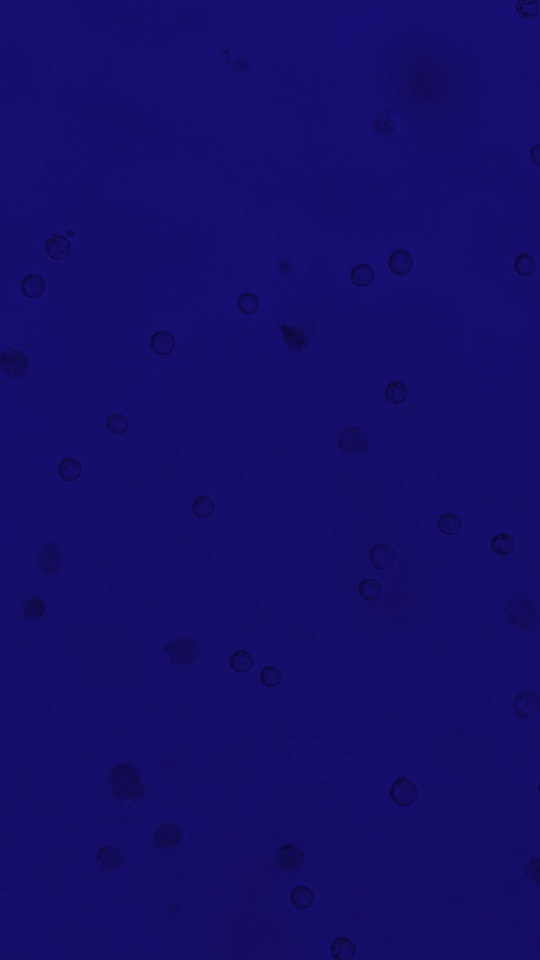
#> input picture python-version/cellphoto-blue version.jpg, 1080 x 1920 px (shown at 1/2 size)
$ python -i simple_toupcam_live_mp4.py   (imports and definitions only)   (older library calls are emulated)
#> lines starting #> are read from the running program, lines starting #| are printed output that depends on the picture; after the words box and inside, x2 and y2 are one past the last pixel; in counts of white or black regions, pixels touching at a corner belong together
#> further down, picture is the input picture: shape (1920, 1080, 3); mean B, G, R 105.4, 13.6, 20.3
"""
MP4 Video File Live Stream
This script provides a basic live stream from an MP4 video file on loop using OpenCV,
while maintaining the same cell detection functionality as the ToupCam implementation.
"""

import sys
import os
import time
import threading
import numpy as np
import cv2
import tkinter as tk
from tkinter import ttk, filedialog, messagebox
from PIL import Image, ImageTk
from skimage import filters, morphology, measure, segmentation
import matplotlib.pyplot as plt
from matplotlib.backends.backend_tkagg import FigureCanvasTkAgg
import json
import scipy.ndimage as ndi

# Import for multi-monitor support
try:
    import win32api
    HAS_WIN32API = True
except ImportError:
    HAS_WIN32API = False
    print("win32api not available. Multi-monitor support will be limited.")
    # You may need to install pywin32: pip install pywin32

class MP4VideoLive:
    # [1887 lines left out: functions __init__, create_ui, start_camera, capture_frames, update_frame, start_render_thread and 52 more, not called in this run]

class CellDetector:
    """Cell detection class for processing images and detecting cells"""
    def __init__(self):
        # Parameters for cell detection (exactly matched with parameter_visualization_ui.py)
        self.clahe_clip_limit = 2.5
        self.clahe_tile_size = 10
        self.min_object_size = 15
        self.eccentricity_threshold = 0.98
        self.area_threshold_small = 200
        self.area_threshold_large = 400
        self.area_min = 50  # Updated to match parameter_visualization_ui.py
        self.area_max = 300  # Updated to match parameter_visualization_ui.py
        self.min_perimeter = 100  # Updated to match parameter_visualization_ui.py
        self.max_perimeter = 300  # Updated to match parameter_visualization_ui.py
        self.min_circularity = 0.8
        self.max_circularity = 12.0
        self.aspect_ratio_threshold = 1.5

        # Edge detection parameters
        self.canny_low = 30
        self.canny_high = 150
        self.edge_threshold = 30

        # Morphology parameters
        self.final_min_size = 100

        # Watershed segmentation parameters (synced from parameter_visualization_ui.py)
        self.use_watershed = True
        self.watershed_distance_threshold = 10
        self.watershed_footprint_size = 3
        self.watershed_compactness = 0.5
        self.watershed_min_area = 500

        # For backward compatibility
        self.min_area = self.area_min
        self.max_area = self.area_max

        self.detected_cells = []
        self.processing = False

    def detect_cells(self, image, aoi_coords=None):
        """Process image and detect cells, optionally within an AOI"""
        # Make a copy of the image to avoid modifying the original
        org = image.copy()

        # If AOI is provided, crop the image to the AOI
        if aoi_coords and all(coord != 0 for coord in aoi_coords):
            x1, y1, x2, y2 = aoi_coords
            # Ensure x1 < x2 and y1 < y2
            if x1 > x2: x1, x2 = x2, x1
            if y1 > y2: y1, y2 = y2, y1

            # Crop the image to the AOI
            org = org[y1:y2, x1:x2]

            # If the cropped image is too small, return empty results
            if org.shape[0] < 10 or org.shape[1] < 10:
                return [], org

        # Convert BGR to RGB for display
        org_rgb = cv2.cvtColor(org, cv2.COLOR_BGR2RGB)

        # Convert to grayscale
        gray_image = cv2.cvtColor(org, cv2.COLOR_BGR2GRAY)
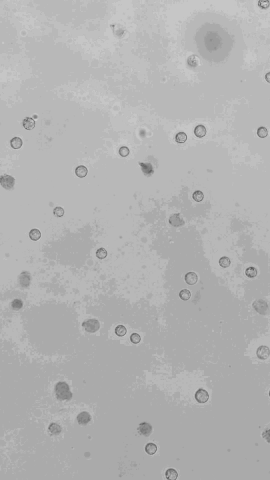
#> gray_image: shape (1920, 1080) (shown at 1/4 size); min 1, max 37, mean 26.2; drawn with min black and max white

        # Enhance contrast using CLAHE
        clahe = cv2.createCLAHE(clipLimit=self.clahe_clip_limit,
                              tileGridSize=(self.clahe_tile_size, self.clahe_tile_size))
        enhanced_image = clahe.apply(gray_image)
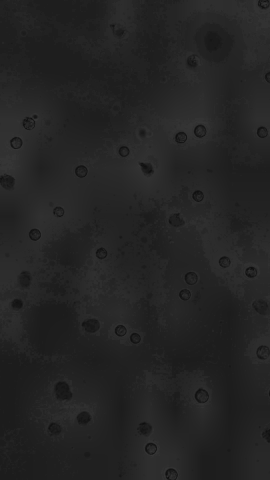
#> enhanced_image: shape (1920, 1080) (shown at 1/4 size); min 2, max 58, mean 36

        # Convert to float and denoise
        double_image = enhanced_image.astype(np.float32) / 255.0
        denoised_image = cv2.GaussianBlur(double_image, (3, 3), 2)

        # Binary image
        try:
            binary_image1 = cv2.adaptiveThreshold(org[:,:,2], 255,
                                              cv2.ADAPTIVE_THRESH_MEAN_C,
                                              cv2.THRESH_BINARY, 11, 2)
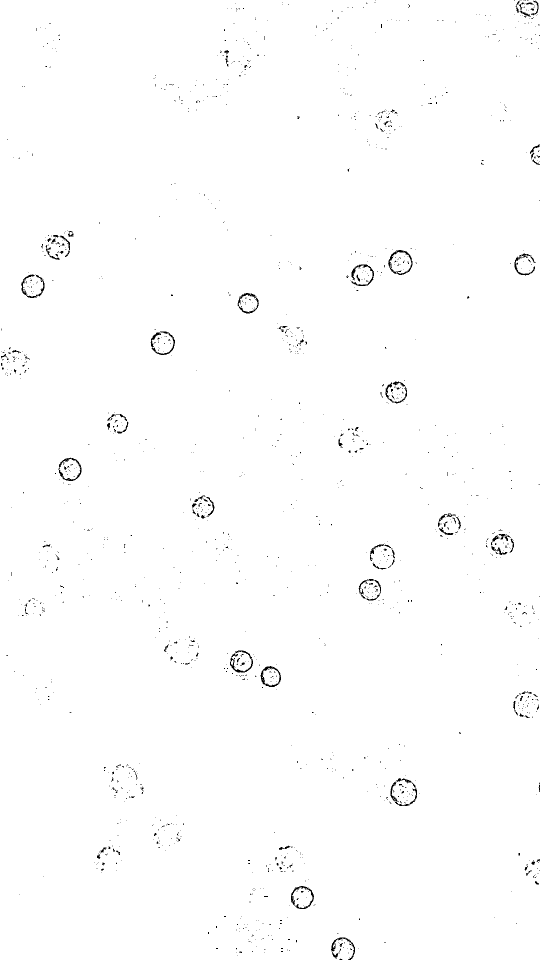
#> binary_image1: shape (1920, 1080) (shown at 1/2 size); 99.3% white; black in thin lines or dots
            binary_image2 = cv2.adaptiveThreshold(org[:,:,2], 255,
                                              cv2.ADAPTIVE_THRESH_GAUSSIAN_C,
                                              cv2.THRESH_BINARY, 11, 2)
#> binary_image2: shape (1920, 1080); 99.6% white; black in thin lines or dots
            binary_image = binary_image1 | binary_image2
#> binary_image: shape (1920, 1080); 99.7% white; black in thin lines or dots
            binary_image = ~binary_image
#> binary_image: shape (1920, 1080); 0.35% white in thin lines or dots
        except:
            # Fallback if the above fails
            _, binary_image = cv2.threshold(gray_image, 0, 255, cv2.THRESH_BINARY+cv2.THRESH_OTSU)

        # Edge detection
        img_8bit = (denoised_image * 255).astype(np.uint8)
        edge_canny = cv2.Canny(img_8bit, self.canny_low, self.canny_high)
#> edge_canny: shape (1920, 1080); every value is 0

        # Prewitt edge detection
        kernelx = np.array([[-1, 0, 1], [-1, 0, 1], [-1, 0, 1]])
        kernely = np.array([[-1, -1, -1], [0, 0, 0], [1, 1, 1]])
        img_prewittx = cv2.filter2D(img_8bit, -1, kernelx)
        img_prewitty = cv2.filter2D(img_8bit, -1, kernely)
        edge_prewitt = np.sqrt(img_prewittx**2 + img_prewitty**2)
        edge_prewitt = edge_prewitt > self.edge_threshold

        # Roberts edge detection
        roberts_x = np.array([[1, 0], [0, -1]])
        roberts_y = np.array([[0, 1], [-1, 0]])
        img_robertsx = cv2.filter2D(img_8bit, -1, roberts_x)
        img_robertsy = cv2.filter2D(img_8bit, -1, roberts_y)
        edge_roberts = np.sqrt(img_robertsx**2 + img_robertsy**2)
        edge_roberts = edge_roberts > self.edge_threshold

        # Sobel edge detection
        sobelx = cv2.Sobel(img_8bit, cv2.CV_64F, 1, 0, ksize=3)
        sobely = cv2.Sobel(img_8bit, cv2.CV_64F, 0, 1, ksize=3)
        edge_sobel = np.sqrt(sobelx**2 + sobely**2)
        edge_sobel = edge_sobel > self.edge_threshold
#> edge_sobel: shape (1920, 1080) bool; 0.79% white; 340 white regions (243 under 20 px), largest, box (x1, y1, x2, y2) and area: (659, 1871, 713, 1920) 768, (39, 546, 92, 598) 765, (578, 1769, 630, 1821) 759

        # Edge combination
        roi_edge = edge_canny.astype(bool) | edge_prewitt | edge_roberts | edge_sobel

        # Kirsch operators (added to match parameter_visualization_ui.py)
        kirsch_kernels = [
            np.array([[5, 5, 5], [-3, 0, -3], [-3, -3, -3]], dtype=np.float32),
            np.array([[5, 5, -3], [5, 0, -3], [-3, -3, -3]], dtype=np.float32),
            np.array([[5, -3, -3], [5, 0, -3], [5, -3, -3]], dtype=np.float32),
            np.array([[-3, -3, -3], [5, 0, -3], [5, 5, -3]], dtype=np.float32),
            np.array([[-3, -3, -3], [-3, 0, -3], [5, 5, 5]], dtype=np.float32),
            np.array([[-3, -3, -3], [-3, 0, 5], [-3, 5, 5]], dtype=np.float32),
            np.array([[-3, -3, 5], [-3, 0, 5], [-3, -3, 5]], dtype=np.float32),
            np.array([[-3, 5, 5], [-3, 0, 5], [-3, -3, -3]], dtype=np.float32)
        ]

        kirsch_outputs = []
        for kernel in kirsch_kernels:
            # Apply Kirsch filter (keeping float32)
            filtered = cv2.filter2D(denoised_image.astype(np.float32), -1, kernel)

            # Convert to absolute values
            filtered = np.abs(filtered)

            # Normalize to 0-1 range
            filtered_min = np.min(filtered)
            filtered_max = np.max(filtered)
            if filtered_max > filtered_min:  # Avoid division by zero
                filtered_norm = (filtered - filtered_min) / (filtered_max - filtered_min)
            else:
                filtered_norm = np.zeros_like(filtered)

            # Calculate Otsu threshold
            binary = filtered_norm > filters.threshold_otsu(filtered_norm)
            kirsch_outputs.append(binary)
#> this loop made 8 passes
#> (filtered_min, filtered_max) on passes 1 to 8: (0, 1.13), (0, 1.11), (0, 1.16), (0, 1.06), (0, 1.13), (7.45e-09, 1.05), (0, 1.21), (0, 1.08)
#> pass 1, in detect_cells, `filtered = cv2.filter2D(denoised_image.astype(np.float32), -1, kernel)`:
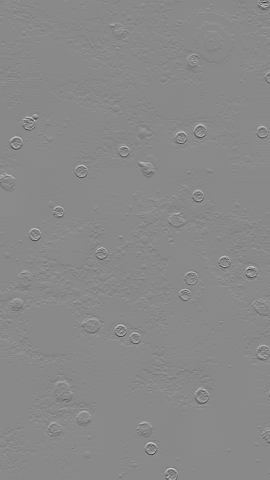
#> filtered: shape (1920, 1080) float32 (shown at 1/4 size); min -1.13, max 0.976, mean 0.000129; drawn with min black and max white
#> pass 1, in detect_cells, `binary = filtered_norm > filters.threshold_otsu(filtered_norm)`:
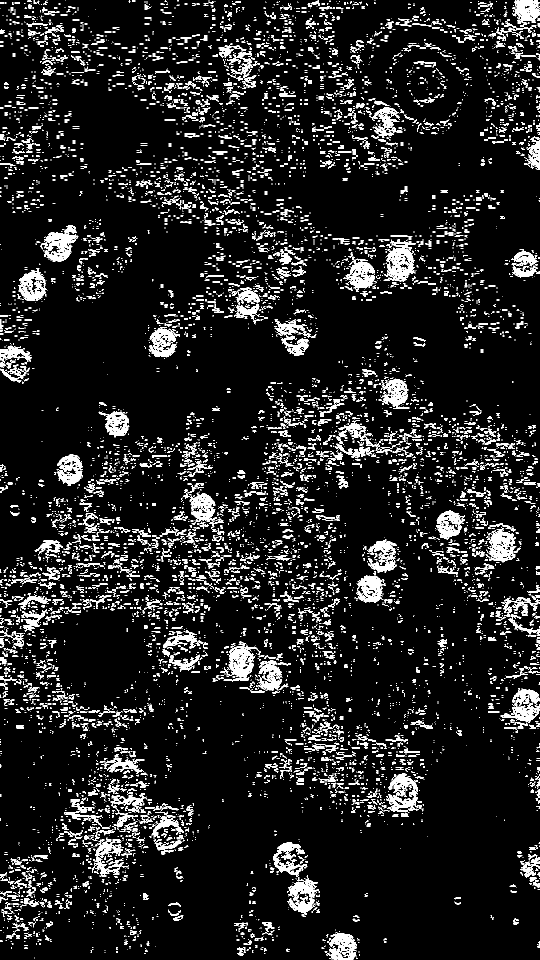
#> binary: shape (1920, 1080) bool (shown at 1/2 size); 9.4% white; 11745 white regions (9698 under 20 px), largest, box (x1, y1, x2, y2) and area: (772, 487, 831, 563) 2318, (972, 1058, 1033, 1125) 2078, (88, 464, 157, 524) 2050
#> after the loop, kirsch_outputs = 8 items

        i9 = np.zeros_like(kirsch_outputs[0], dtype=bool)
        for output in kirsch_outputs:
            i9 = i9 | output
#> this loop made 8 passes
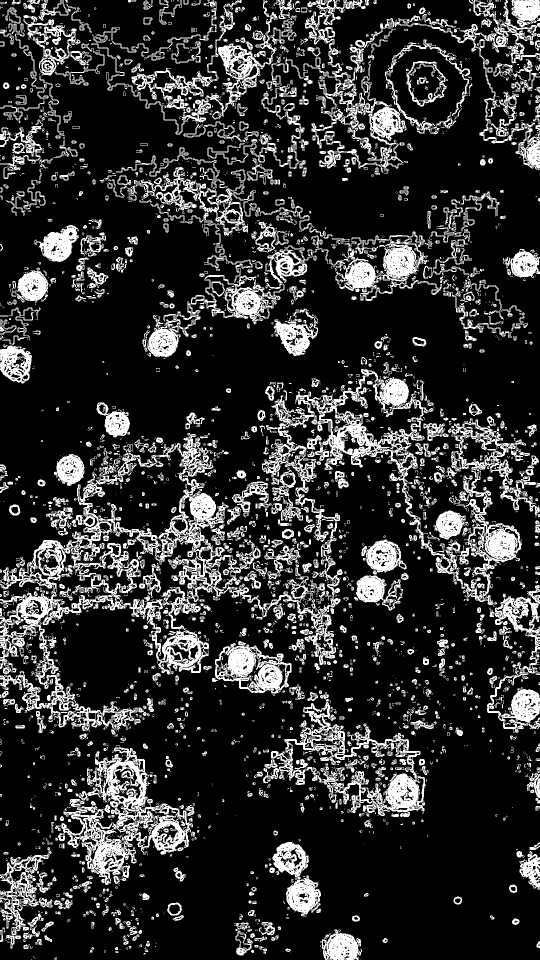
#> i9: shape (1920, 1080) bool (shown at 1/2 size); 19.1% white; 3876 white regions (2533 under 20 px), largest, box (x1, y1, x2, y2) and area: (0, 738, 987, 1463) 84476, (123, 1494, 386, 1770) 20949, (542, 1404, 851, 1632) 16399

        # Apply morphological operations
        kernel = cv2.getStructuringElement(cv2.MORPH_ELLIPSE, (3, 3))
        i9 = cv2.erode(i9.astype(np.uint8), kernel, iterations=1)
#> i9: shape (1920, 1080); values 0 (black) and 1 (white), 7.9% white; 8392 white regions (7259 under 20 px), largest, box (x1, y1, x2, y2) and area: (124, 1625, 253, 1769) 3156, (196, 1509, 294, 1622) 2734, (79, 451, 156, 523) 2720
        i9 = cv2.morphologyEx(i9, cv2.MORPH_CLOSE, kernel)

        # Combine segmentations
        roi_seg = roi_edge | i9.astype(bool) | binary_image.astype(bool)
#> roi_seg: shape (1920, 1080) bool; 8% white; 8447 white regions (7313 under 20 px), largest, box (x1, y1, x2, y2) and area: (124, 1625, 253, 1769) 3176, (196, 1509, 294, 1622) 2751, (765, 1548, 838, 1624) 2748

        # Pre-processing to reduce noise
        roi_seg = morphology.remove_small_objects(roi_seg.astype(bool), min_size=self.min_object_size)
#> roi_seg: shape (1920, 1080) bool; 6.5% white; 1367 white regions (275 under 20 px), largest, box (x1, y1, x2, y2) and area: (767, 1548, 837, 1624) 2734, (79, 451, 156, 523) 2717, (201, 1521, 294, 1622) 2487
        small_kernel = cv2.getStructuringElement(cv2.MORPH_ELLIPSE, (3, 3))
        roi_seg = cv2.morphologyEx(roi_seg.astype(np.uint8), cv2.MORPH_OPEN, small_kernel)
#> roi_seg: shape (1920, 1080); values 0 (black) and 1 (white), 4.9% white; 2421 white regions (1769 under 20 px), largest, box (x1, y1, x2, y2) and area: (79, 456, 154, 523) 2655, (772, 1548, 837, 1622) 2511, (1023, 1379, 1080, 1445) 2250

        # Final processing (matched with parameter_visualization_ui.py)
        kernel = cv2.getStructuringElement(cv2.MORPH_ELLIPSE, (3, 3))
        final_seg = cv2.morphologyEx(roi_seg.astype(np.uint8), cv2.MORPH_CLOSE, kernel, iterations=2)
#> final_seg: shape (1920, 1080); values 0 (black) and 1 (white), 5.3% white; 2058 white regions (1420 under 20 px), largest, box (x1, y1, x2, y2) and area: (79, 453, 154, 523) 2894, (772, 1548, 839, 1625) 2846, (1023, 1379, 1080, 1445) 2624
        final_seg = morphology.remove_small_objects(final_seg.astype(bool), min_size=self.min_object_size)
#> final_seg: shape (1920, 1080) bool; 4.8% white; 857 white regions (244 under 20 px), largest, box (x1, y1, x2, y2) and area: (79, 453, 154, 523) 2894, (772, 1548, 839, 1623) 2835, (1023, 1379, 1080, 1445) 2624

        # Fill holes
        final_seg = morphology.remove_small_holes(final_seg)
#> final_seg: shape (1920, 1080) bool; 4.9% white; 857 white regions (244 under 20 px), largest, box (x1, y1, x2, y2) and area: (79, 453, 154, 523) 3013, (772, 1548, 839, 1623) 2936, (1023, 1379, 1080, 1445) 2842

        # Remove small areas
        final_seg = morphology.remove_small_objects(final_seg, min_size=100)
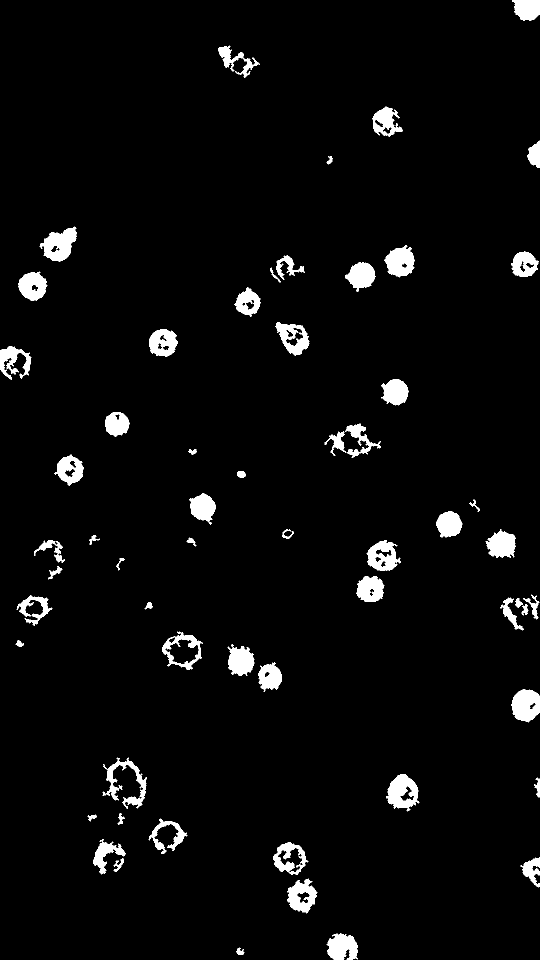
#> final_seg: shape (1920, 1080) bool (shown at 1/2 size); 3.8% white; 59 white regions, largest, box (x1, y1, x2, y2) and area: (79, 453, 154, 523) 3013, (772, 1548, 839, 1623) 2908, (1023, 1379, 1080, 1445) 2842

        # Clean up
        final_seg = morphology.thin(final_seg, max_num_iter=1)
#> final_seg: shape (1920, 1080) bool; 3.2% white; 59 white regions, largest, box (x1, y1, x2, y2) and area: (80, 454, 153, 522) 2750, (1024, 1380, 1079, 1443) 2633, (773, 1549, 838, 1622) 2602

        # Additional cleaning steps
        final_seg = morphology.remove_small_objects(final_seg, min_size=self.min_object_size)
#> final_seg: shape (1920, 1080) bool; 3.2% white; 65 white regions (1 under 20 px), largest, box (x1, y1, x2, y2) and area: (80, 454, 153, 522) 2744, (1024, 1380, 1079, 1443) 2633, (773, 1549, 838, 1621) 2599
#> (the rest of the program and of its run is left out)
